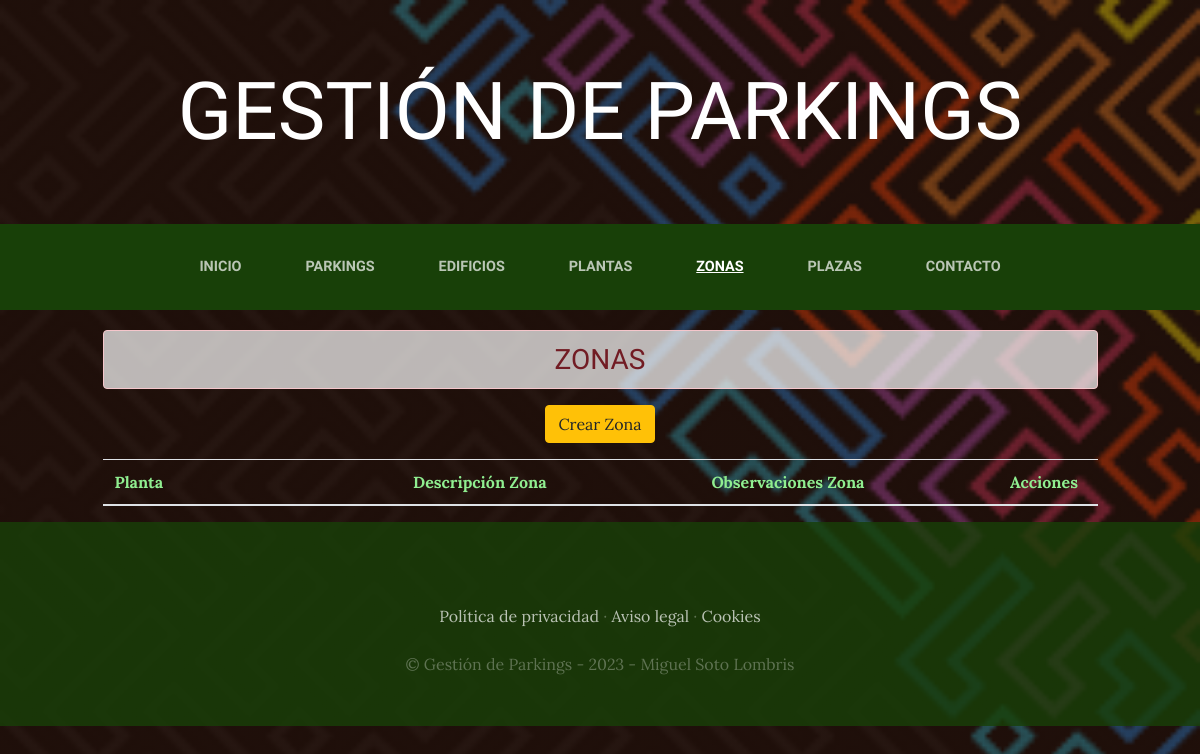
The page /zonas/ on the database as committed earlier.
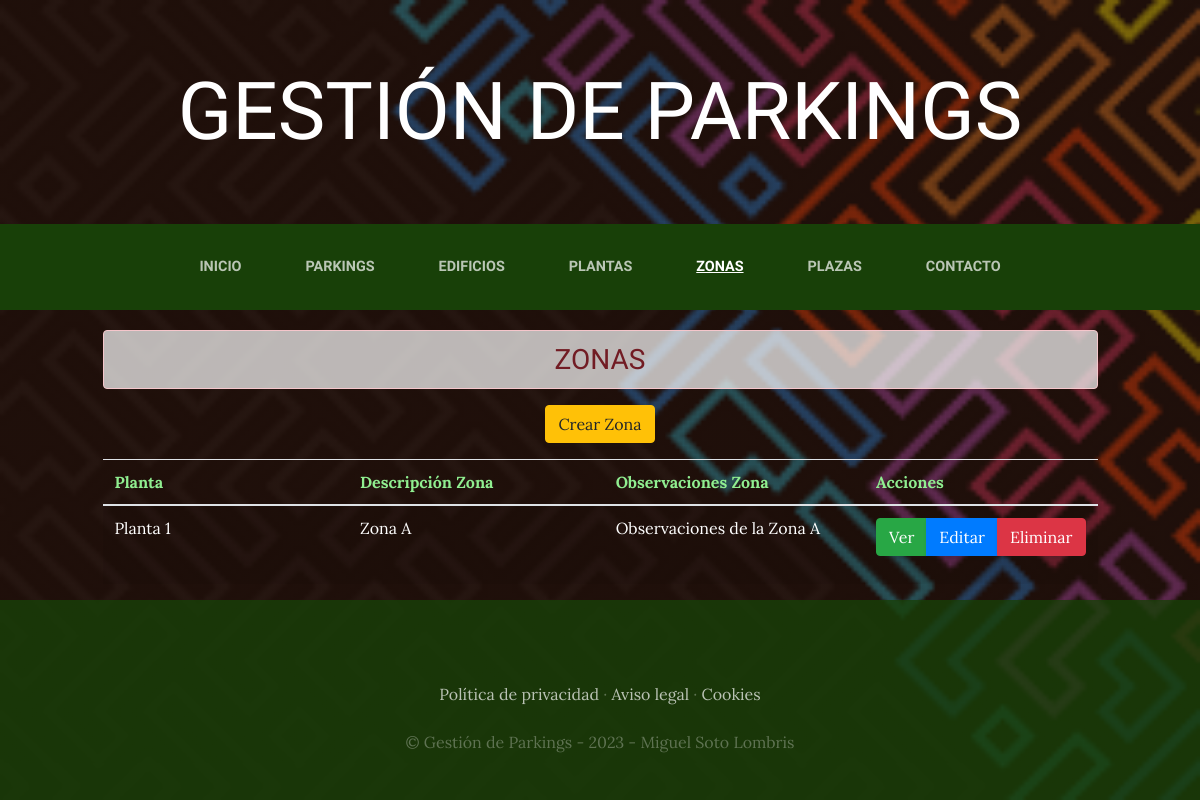
The same page on the database as committed later.
### zonas/models.py (models this page shows, shortened)
class Zona(models.Model):
    descripcion=models.CharField(max_length=50)
    observaciones=models.TextField(max_length=300, null=True, blank=True)
    created=models.DateTimeField(auto_now_add=True)
    updated=models.DateTimeField(auto_now_add=True)
    id_planta=models.ForeignKey(Planta, on_delete=models.CASCADE)
    class Meta:
        verbose_name='zona'
        verbose_name_plural='zonas'

### plantas/models.py (models this page shows)
class Planta(models.Model):
    descripcion=models.CharField(max_length=50)
    max_plazas=models.IntegerField(blank=False, default=0)
    observaciones=models.TextField(max_length=300, null=True, blank=True)
    created=models.DateTimeField(auto_now_add=True)
    updated=models.DateTimeField(auto_now_add=True)
    id_edificio=models.ForeignKey(Edificio, on_delete=models.CASCADE)
    class Meta:
        verbose_name='planta'
        verbose_name_plural='plantas'
    def __str__(self):
        return self.descripcion

### zonas/views.py (the view)
# urls.py: path('', ZonaListado.as_view(template_name = "zonas/index_zona.html"), name='ListarZona'),
class ZonaListado(ListView):
    model = Zona # Llamo a la clase 'Zona' que se encuentra en el archivo 'models.py'

### zonas/templates/zonas/index_zona.html (shortened to what this page needs)
{% extends "ParkingLotApp/base.html" %}
{% load static %}
{% block content %}
<div calss="container" style="padding-top: 10px;">
  <div class="row">
    <div class="col-lg-1">&nbsp;</div>
    <div class="col-lg-10 text-center text-uppercase"><h3 class="alert alert-danger text-center" style="background-color: rgba(255,255,255, 0.7); margin-top:10px;">Zonas</h3></div>
    <div class="col-lg-1">&nbsp;</div>
  </div>
  <div class="row">
    <div class="col-lg-1">&nbsp;</div>
    <div class="col-lg-10">
      <div class="btn_crear mb-3 text-center" style="margin:auto;">
          <a href="CrearZona" type="button" class="btn btn-warning">Crear Zona</a>
      </div>
      <table class="table table-striped table-hover">
          <thead>
              <tr style="color:lightgreen;">
                <th width="30%">Planta</th>
                <th width="30%">Descripción Zona</th>
                <th width="30%">Observaciones Zona</th>
                <th>Acciones</th>
              </tr>
          </thead>
          <tbody>
              {% for zona in object_list %}
                <tr style="color:white;">
                  <td>{{ zona.id_planta }}</td>
                  <td>{{ zona.descripcion }}</td>
                  <td>{{ zona.observaciones }}</td>
                  <td>
                    <form method="POST" action="ElminarZona/{{zona.id}}">
                      <div class="btn-group">
                        <a href="DetalleZona/{{zona.id}}" title="Ver" type="button" class="btn btn-success">Ver </a>
                        <a href="ActualizarZona/{{zona.id}}" title="Editar" type="button" class="btn btn-primary">Editar </a>
                        <button class="btn btn-danger" onclick="return eliminar();" type="submit">
                          Eliminar
                        </button>
                      </div>
                    </form>
                  </td>
                </tr>
              {% endfor %}
              </tbody>
      </table>
    </div>
    <div class="col-lg-1">&nbsp;</div>
  </div>
</div>
{% endblock %}

Rows that differ between the two databases and show on the page:
added Zona: id_planta "Planta 1", descripcion "Zona A", observaciones "Observaciones de la Zona A"
